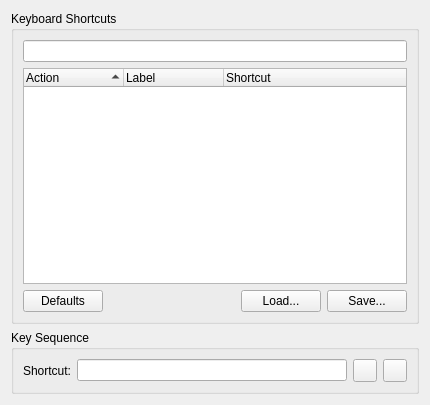
<ui version="4.0" >
 <class>ShortcutsConfigWidget</class>
 <widget class="QWidget" name="ShortcutsConfigWidget" >
  <property name="geometry" >
   <rect>
    <x>0</x>
    <y>0</y>
    <width>430</width>
    <height>405</height>
   </rect>
  </property>
  <layout class="QVBoxLayout" >
   <item>
    <widget class="QGroupBox" name="groupBox" >
     <property name="title" >
      <string>Keyboard Shortcuts</string>
     </property>
     <layout class="QGridLayout" name="gridLayout" >
      <item row="0" column="0" >
       <widget class="SearchLineEdit" name="searchLineEdit" />
      </item>
      <item row="1" column="0" >
       <widget class="QTreeWidget" name="actionList" >
        <property name="uniformRowHeights" >
         <bool>true</bool>
        </property>
        <property name="sortingEnabled" >
         <bool>true</bool>
        </property>
        <property name="columnCount" >
         <number>3</number>
        </property>
        <column>
         <property name="text" >
          <string>Action</string>
         </property>
        </column>
        <column>
         <property name="text" >
          <string>Label</string>
         </property>
        </column>
        <column>
         <property name="text" >
          <string>Shortcut</string>
         </property>
        </column>
       </widget>
      </item>
      <item row="2" column="0" >
       <layout class="QHBoxLayout" >
        <item>
         <widget class="QPushButton" name="defaultButton" >
          <property name="text" >
           <string>Defaults</string>
          </property>
         </widget>
        </item>
        <item>
         <spacer>
          <property name="orientation" >
           <enum>Qt::Horizontal</enum>
          </property>
          <property name="sizeHint" stdset="0" >
           <size>
            <width>40</width>
            <height>20</height>
           </size>
          </property>
         </spacer>
        </item>
        <item>
         <widget class="QPushButton" name="loadButton" >
          <property name="text" >
           <string>Load...</string>
          </property>
         </widget>
        </item>
        <item>
         <widget class="QPushButton" name="saveButton" >
          <property name="text" >
           <string>Save...</string>
          </property>
         </widget>
        </item>
       </layout>
      </item>
     </layout>
    </widget>
   </item>
   <item>
    <widget class="QGroupBox" name="keyGroupBox" >
     <property name="title" >
      <string>Key Sequence</string>
     </property>
     <layout class="QVBoxLayout" >
      <item>
       <layout class="QHBoxLayout" >
        <item>
         <widget class="QLabel" name="shortcutLabel" >
          <property name="text" >
           <string>Shortcut:</string>
          </property>
         </widget>
        </item>
        <item>
         <widget class="QLineEdit" name="shortcutEdit" />
        </item>
        <item>
         <widget class="QToolButton" name="resetButton" >
          <property name="toolTip" >
           <string>Reset</string>
          </property>
         </widget>
        </item>
        <item>
         <widget class="QToolButton" name="removeButton" >
          <property name="toolTip" >
           <string>Remove</string>
          </property>
         </widget>
        </item>
       </layout>
      </item>
     </layout>
    </widget>
   </item>
  </layout>
 </widget>
 <customwidgets>
  <customwidget>
   <class>SearchLineEdit</class>
   <extends>QLineEdit</extends>
   <header location="global" >tkutil/SearchLineEdit.h</header>
  </customwidget>
 </customwidgets>
 <resources/>
 <connections/>
</ui>
